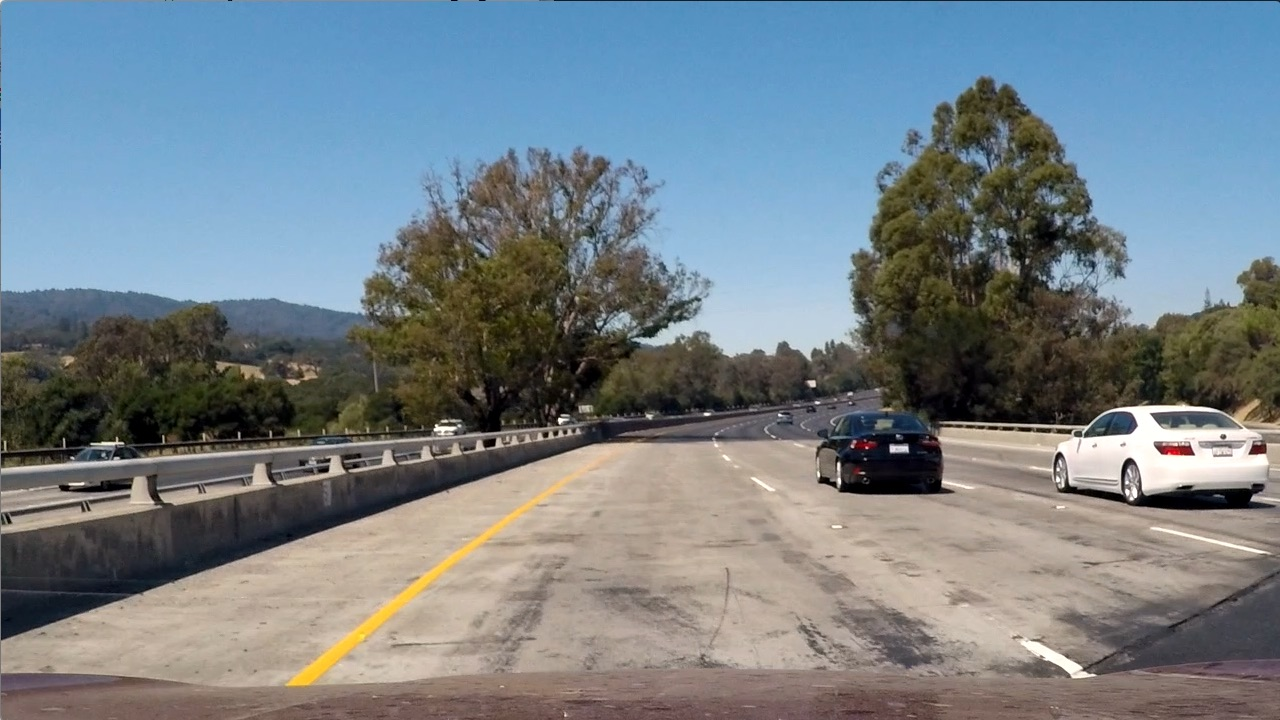
#> input picture test_images/test1.jpg, 1280 x 720 px; its folder holds only this picture in this run
$ jupyter execute --allow-errors Vehicle_Detection_P5.ipynb   (shell and % lines are left out)   (older library calls are emulated)
#> lines starting #> are read from the running program, lines starting #| are printed output that depends on the picture
#> further down, img is the input picture: shape (720, 1280, 3); mean R, G, B 117.5, 128.7, 135.5
#| 0.0 1.0
# Vehicle Detection and Tracking Project

### Author: Marko Sarkanj

## The goals / steps of this project are the following

- Perform a Histogram of Oriented Gradients (HOG) feature extraction on a labeled training set of images and train a classifier Linear SVM classifier
- Apply a color transform and append binned color features, as well as histograms of color, to HOG feature vector.
- Implement a sliding-window technique and use your trained classifier to search for vehicles in images.
- Run  pipeline on a video stream.
- Create a heat map of recurring detections frame by frame to reject outliers and follow detected vehicles.
- Estimate a bounding box for vehicles detected.

### For the project I have used following resurces as main sources of infromation:
- Udacity lectures
- Ryan Keenan's questions and answers youtube session
- Udacity's Slack channel

## Step 0: Import all necessary Python packages

[cell 1]
import numpy as np
import os
import cv2
import time
import glob
import matplotlib.pyplot as plt
import matplotlib.image as mpimg
from moviepy.editor import VideoFileClip
from skimage.feature import hog
from sklearn.svm import LinearSVC
from sklearn.preprocessing import StandardScaler
from sklearn.model_selection import train_test_split

## Step 1: Histogram of Oriented Gradients (HOG) Extraction

First step that I did is importing cars and non-cars sample images. Sample images have been imported with help of glob function.

[cell 2]
# Load all vehicles samples.

basedir = 'vehicles/'
#> (the rest of this cell did not finish here and is left out)

Next I have defined 3 functions.

First function get_hog_features will export histogram oriented gradients from the image.

Second function bin_spatial is computing binned color futures on image resized to 32x32 by default.

Third function color_hist computes color histograms as the last parameter based upon which I will later train SVM classifier.

[cell 3]
# The function bellow extracts HOG features from the image based on orient, pixels per cell and cell per block
# parameters. Optionally it is possible to return image showing HOG gradients as well.

def get_hog_features(img, orient, pix_per_cell, cell_per_block, vis=False, feature_vec=True):
    if vis == True:
        features, hog_image = hog(img, orientations=orient, pixels_per_cell=(pix_per_cell, pix_per_cell),
                                  cells_per_block=(cell_per_block, cell_per_block), transform_sqrt=False,
                                  visualise=vis, feature_vector=feature_vec)
        return features, hog_image
    else:
        features = hog(img, orientations=orient, pixels_per_cell=(pix_per_cell, pix_per_cell),
                       cells_per_block=(cell_per_block, cell_per_block), transform_sqrt=False,
                       visualise=vis, feature_vector=feature_vec)
        return features

# The function bellow resizes the image and flattens the color matrix for each color channel.

def bin_spatial(img, size=(32, 32)):

    color1 = cv2.resize(img[:,:,0], size).ravel()
    color2 = cv2.resize(img[:,:,1], size).ravel()
    color3 = cv2.resize(img[:,:,2], size).ravel()
    # Color channels are combined into one future vector returned from the funciton.
    return np.hstack((color1, color2, color3))

# The function bellow computes histogram
# for each of three color channels and returns concatenated histogram features for all three channels.

def color_hist(img, nbins=32):
    channel1_hist = np.histogram(img[:,:,0], bins=nbins)
    channel2_hist = np.histogram(img[:,:,1], bins=nbins)
    channel3_hist = np.histogram(img[:,:,2], bins=nbins)
    hist_features = np.concatenate((channel1_hist[0], channel2_hist[0], channel3_hist[0]))
    return hist_features

Now that I have defined basic feature extraction functions I can extract all the features described above from a single image. Extracted features will represent an input for future classifier training.

[cell 4]
# convert_color is just a helper function that serves to make code more readable.
# This funciton transforms image to a given color channel.

def convert_color(img, conv='RGB2YCrCb'):
    if conv == 'RGB2YCrCb':
        return cv2.cvtColor(img, cv2.COLOR_RGB2YCrCb)
    if conv == 'BGR2YCrCb':
        return cv2.cvtColor(img, cv2.COLOR_BGR2YCrCb)
    if conv == 'RGB2LUV':
        return cv2.cvtColor(img, cv2.COLOR_RGB2LUV)

# singe_img_features function contains numerous parameters to be able to cover all variations in color channel,
# HOG parameters, spatial size and which of the features will be used to form a feature vector.

# [55 lines left out: function single_img_features, not called in this run]

extract_features function is basically the same as single_img_features funciton and this is why it will not be described with comments in code separately. The reason why I have defined extract_features function is to demo how color HOG gradients are calculated based on different input images.

[cell 5]
# [41 lines left out: function extract_features, not called in this run]

Bellow I have used previously described functions  to demonstrate how the HOG gradient is calculated. Used parameters are described in code.

#> (a cell that did not finish here is left out)

Bellow I have trained the SVM classifier that will be used for cars recognition. The classifier has been trained based on cars and non-cars images imported at the beginning of the project. I have used color space YCrCb in rest of the project. After some experimentation this classifier has shown to give best test accuracy.

[cell 7]
color_space = 'YCrCb'
orient = 9 # I have changed the number of HOG gradient orientations to 9 for SVM training as this number
           # of gradients shows better results
pix_per_cell = 8
cell_per_block = 2
hog_channel = 'ALL' # All color channels will be used for HOG gradients calculation in this case.
spatial_size = (32,32)
hist_bins = 32
spatial_feat = True
hist_feat = True
hog_feat = True

t = time.time()

#> (the rest of this cell did not finish here and is left out)

## Step 2: Sliding window search.

In the function slide_window I have computed the window frame list that will be used for cars recognition.

Each window frame will be predicted with previously trained SVC classifier and if it will be recognised as a car window that its coordinates will be saved.

[cell 8]
def slide_window(img, x_start_stop=[None, None], y_start_stop=[None, None],
                    xy_window=(64, 64), xy_overlap=(0.5, 0.5)):
    # In case that x or y start/stop positions are not defined their size will be set to zero:
#> called with xy_window = (96, 96), xy_overlap = (0.5, 0.5)
    if x_start_stop[0] == None:
        x_start_stop[0] = 0
    if x_start_stop[1] == None:
        x_start_stop[1] = img.shape[1]
    if y_start_stop[0] == None:
        y_start_stop[0] = 0
    if y_start_stop[1] == None:
        y_start_stop[1] = img.shape[0]

    # Then a span of a searched region on image will be computed (to avoid clouds and trees etc.):
    xspan = x_start_stop[1] - x_start_stop[0]
    yspan = y_start_stop[1] - y_start_stop[0]

    # Number of pixels per step need to be computed based on overlap.
    nx_pix_per_step = np.int(xy_window[0]*(1 - xy_overlap[0]))
    ny_pix_per_step = np.int(xy_window[1]*(1 - xy_overlap[1]))

    # After the number of pixels per step are computed it is possible to compute number of windows
    # for x and y positions:
    nx_windows = np.int(xspan/nx_pix_per_step) - 1
    ny_windows = np.int(yspan/ny_pix_per_step) - 1

    window_list = [] # Empty initial window list.

    for ys in range(ny_windows):
        for xs in range(nx_windows):
            # Window starting and ending positions:
            startx = xs*nx_pix_per_step + x_start_stop[0]
            endx = startx + xy_window[0]
            starty = ys*ny_pix_per_step + y_start_stop[0]
            endy = starty + xy_window[1]
            # Add a position to window list:
            window_list.append(((startx, starty), (endx, endy)))
#> `windows = slide_window(img, x_start_stop=[None,None], y_start_stop=y_s..`: windows = 100 items
#> `img_tosearch = img[ystart:ystop,:,:]`:
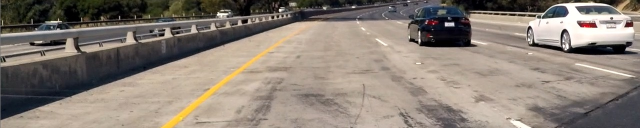
#> img_tosearch: shape (256, 1280, 3) float32 (shown at 1/2 size); mean R, G, B 0.542, 0.5, 0.462

    return window_list

As I have defined the list of window coordinates that will be searched on an image the actual search (SVM classifier prediction) needs to be performed.

I have used the search_windows function to return windows that were detected as cars by SVM classifier.

I have decided on what scales to search and how much to overlap windows based on experimentation with different parameters. Additional explanation is contained in code as comments.

[cell 9]
# Input of the function were previously explained, as they are actually inputs of previously
# defined functions.
# [28 lines left out: function search_windows, not called in this run]

The function named "visualize" is used to show window frames detected as cars drawn on sample images.

[cell 10]
# [11 lines left out: function visualize, not called in this run]

Function draw_boxes is used to draw rectangles on an image after the car detection has been performed.

[cell 11]
# [6 lines left out: function draw_boxes, not called in this run]

First I have used basic version of vehicle detection algorithm. All features have been calculated for each window separately and there were many false positives detected.

[cell 12]
color_space = 'YCrCb' # All the parameters bellow have already been explained in previous functions.
orient = 9
pix_per_cell = 8
cell_per_block = 2
hog_channel = 'ALL'
spatial_size = (32,32)
hist_bins = 32
spatial_feat = True
hist_feat = True
hog_feat = True

searchpath = 'test_images/*'
example_images = glob.glob(searchpath) # First I have loaded the sample images  into example_images array.
images = []
titles = []
y_start_stop = [400, 656] # Image area that will be searched for cars on image (To avoid detected cars on threes etc.).
overlap = 0.5 # Overlap that will happen when sliding a window frame through an image.

#> (the rest of this cell did not finish here and is left out)

As it can be seen on the examples above there were some false positives and the car detection algorithm is not very performant.

In the improved car detection algorithm bellow HOG features were calculated only once per image to improve the performance. Heat maps were used as well to register only multiple positive window frame detections in specific image area as actual cars.

[cell 13]
out_images = [] # First I have created empty arrays for output images, heat maps and detected cars (window frames)
out_maps = []
out_titles = []
out_boxes = []

ystart = 400 # As previously explained ystart and ystop values are used to discard areas of the image
             # where cars should not appear.
ystop = 656
scale = 1.5 # After some experimentation this image size scale performed best.

#> (the rest of this cell did not finish here and is left out)

#> `ch1 = ctrans_tosearch[:,:,0]`:
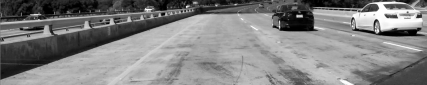
#> ch1: shape (170, 853) float32 (shown at 1/2 size); min 0, max 1, mean 0.508
#> `ch2 = ctrans_tosearch[:,:,1]`:
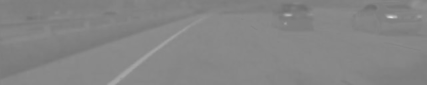
#> ch2: shape (170, 853) float32 (shown at 1/2 size); min 0.432, max 0.891, mean 0.524
#> `ch3 = ctrans_tosearch[:,:,2]`:
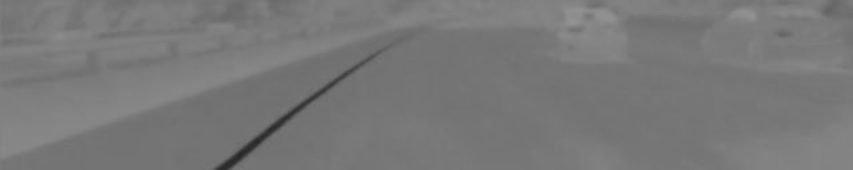
#> ch3: shape (170, 853) float32; min 0.152, max 0.578, mean 0.474
    if scale != 1: # Changing the scale of the image.
        imshape = ctrans_tosearch.shape
        ctrans_tosearch = cv2.resize(ctrans_tosearch, (np.int(imshape[1]/scale),np.int(imshape[0]/scale)))

    ch1 = ctrans_tosearch[:,:,0] # Extracting individual color channels from the cropped image.
    ch2 = ctrans_tosearch[:,:,1]
    ch3 = ctrans_tosearch[:,:,2]

    nxblocks = (ch1.shape[1] // pix_per_cell) - 1 # Defining number of blocks per window based on pixels per cell
                                                  # (HOG function parameters)
    nyblocks = (ch1.shape[0] // pix_per_cell) - 1
    nfeat_per_block = orient*cell_per_block**2
    window = 64 # Size of window frame that will be used for car classification.
    nblocks_per_window = (window // pix_per_cell) - 1
    cells_per_step = 2 # Number of cells that the window frame will move per each step
                       # (another way of defining overlap).
    nxsteps = (nxblocks - nblocks_per_window) // cells_per_step # Calculating total number of steps that
                                                                # the window frame will take.
    nysteps = (nyblocks - nblocks_per_window) // cells_per_step

    # Bellow I have calculated HOG features for the complete image at once:
    hog1 = get_hog_features(ch1, orient, pix_per_cell, cell_per_block, feature_vec=False)
    hog2 = get_hog_features(ch2, orient, pix_per_cell, cell_per_block, feature_vec=False)
    hog3 = get_hog_features(ch3, orient, pix_per_cell, cell_per_block, feature_vec=False)

    for xb in range(nxsteps): # Looping through HOG features based on the previously calculated parameters.
        for yb in range(nysteps):
            count += 1
            ypos = yb * cells_per_step # Calculating x and y window positions based on current step.
            xpos = xb * cells_per_step

            # Bellow HOG features are extracted for the specific window.
            hog_feat1 = hog1[ypos:ypos+nblocks_per_window, xpos:xpos+nblocks_per_window].ravel()
            hog_feat2 = hog2[ypos:ypos+nblocks_per_window, xpos:xpos+nblocks_per_window].ravel()
            hog_feat3 = hog3[ypos:ypos+nblocks_per_window, xpos:xpos+nblocks_per_window].ravel()
            hog_features = np.hstack((hog_feat1, hog_feat2, hog_feat3))

            # Calculating pixel positions for window frame extraction from the YCrCb image:
            xleft = xpos*pix_per_cell
            ytop = ypos*pix_per_cell

            # Extracting the image patch based on current window frame:
            subimg = cv2.resize(ctrans_tosearch[ytop:ytop+window, xleft:xleft+window], (64,64))

            # Extracting features from two previously described functions:
            spatial_features = bin_spatial(subimg, size=spatial_size)
            hist_features = color_hist(subimg, nbins=hist_bins)

            # Scaling the previously calculated features and preforming the prediction (if a car was found in
            # the window frame or not):
            test_features = X_scaler.transform(np.hstack((spatial_features, hist_features,hog_features)).reshape(1, -1))
            test_prediction = svc.predict(test_features)

            if test_prediction == 1: # If a car was predicted in the window frame with SVM classifier
                                     # following actions will be performed:
                xbox_left = np.int(xleft*scale) # Scaling back x and y coordinates
                                                # and window frame size to original size.
                ytop_draw = np.int(ytop*scale)
                win_draw = np.int(window*scale)
                # Drawing the blue rectangle on the original image:
                cv2.rectangle(draw_img,(xbox_left, ytop_draw+ystart),(xbox_left+win_draw, ytop_draw+win_draw+ystart),(0,0,255),6)
                # Appending rectangle coordinates to img_boxes array:
                img_boxes.append(((xbox_left, ytop_draw+ystart),(xbox_left+win_draw,ytop_draw+win_draw+ystart)))
                # Adding +1 to heat map on the area where the window frame with predicted car was found:
                heatmap[ytop_draw+ystart:ytop_draw+win_draw+ystart, xbox_left:xbox_left+win_draw] += 1

    print(time.time()-t,'seconds to run, total windows = ', count)

    out_images.append(draw_img) # Appending calculated values to arrays for plotting.
    out_images.append(heatmap)
    out_titles.append('')
    out_titles.append('')
    out_maps.append(heatmap)
    out_boxes.append(img_boxes)

fig = plt.figure(figsize=(12,18))
visualize(fig, 6, 2, out_images, out_titles)

It can be seen above how performance has been improved with the new algorithm. Even though nearly tree times as much windows were calculated (294 in comparison to 100) the new algorithm took less time per sample image.

The function bellow is basically the same as the function above so it will not be explained one more time. The only difference is that this function can opearate on an image input from a video instead on array of sample images.

[cell 14]
def find_cars(img, scale):
#> called with scale = 1.5
    draw_img = np.copy(img)
    heatmap = np.zeros_like(img[:,:,0])
    img = img.astype(np.float32)/255

    img_tosearch = img[ystart:ystop,:,:]
    ctrans_tosearch = convert_color(img_tosearch, conv='RGB2YCrCb')
    if scale != 1:
        imshape = ctrans_tosearch.shape
        ctrans_tosearch = cv2.resize(ctrans_tosearch, (np.int(imshape[1]/scale),np.int(imshape[0]/scale)))

    ch1 = ctrans_tosearch[:,:,0]
    ch2 = ctrans_tosearch[:,:,1]
    ch3 = ctrans_tosearch[:,:,2]

    nxblocks = (ch1.shape[1] // pix_per_cell) - 1
    nyblocks = (ch1.shape[0] // pix_per_cell) - 1
    nfeat_per_block = orient*cell_per_block**2
    window = 64
    nblocks_per_window = (window // pix_per_cell) - 1
    cells_per_step = 2
    nxsteps = (nxblocks - nblocks_per_window) // cells_per_step
    nysteps = (nyblocks - nblocks_per_window) // cells_per_step

    hog1 = get_hog_features(ch1, orient, pix_per_cell, cell_per_block, feature_vec=False)
    hog2 = get_hog_features(ch2, orient, pix_per_cell, cell_per_block, feature_vec=False)
    hog3 = get_hog_features(ch3, orient, pix_per_cell, cell_per_block, feature_vec=False)

    for xb in range(nxsteps):
        for yb in range(nysteps):
            ypos = yb * cells_per_step
            xpos = xb * cells_per_step

            hog_feat1 = hog1[ypos:ypos+nblocks_per_window, xpos:xpos+nblocks_per_window].ravel()
            hog_feat2 = hog2[ypos:ypos+nblocks_per_window, xpos:xpos+nblocks_per_window].ravel()
            hog_feat3 = hog3[ypos:ypos+nblocks_per_window, xpos:xpos+nblocks_per_window].ravel()
            hog_features = np.hstack((hog_feat1, hog_feat2, hog_feat3))

            xleft = xpos*pix_per_cell
            ytop = ypos*pix_per_cell

            subimg = cv2.resize(ctrans_tosearch[ytop:ytop+window, xleft:xleft+window], (64,64))

            spatial_features = bin_spatial(subimg, size=spatial_size)
            hist_features = color_hist(subimg, nbins=hist_bins)

            test_features = X_scaler.transform(np.hstack((spatial_features, hist_features,hog_features)).reshape(1, -1))
            test_prediction = svc.predict(test_features)

            if test_prediction == 1:
                xbox_left = np.int(xleft*scale)
                ytop_draw = np.int(ytop*scale)
                win_draw = np.int(window*scale)
                cv2.rectangle(draw_img,(xbox_left, ytop_draw+ystart),(xbox_left+win_draw, ytop_draw+win_draw+ystart),(0,0,255),6)
                img_boxes.append(((xbox_left, ytop_draw+ystart),(xbox_left+win_draw,ytop_draw+win_draw+ystart)))
                heatmap[ytop_draw+ystart:ytop_draw+win_draw+ystart, xbox_left:xbox_left+win_draw] += 1
#> heatmap: shape (720, 1280); every value is 0
#> subimg: shape (64, 64, 3) float32; mean of channels 0, 1, 2 0.266, 0.504, 0.485
#> after the loop, img_boxes = []

    return draw_img, heatmap

Function apply_treshold removes car window detections from the heat map that have value of only 1 (false positives in some cases).

Function draw_labeled_bboxes draws blue rectangles on the image to mark positive heat map areas after thresholding.

[cell 15]
from scipy.ndimage.measurements import label

def apply_treshold(heatmap, threshold):
    heatmap[heatmap<=threshold] = 0
    return heatmap

# [11 lines left out: function draw_labeled_bboxes, not called in this run]

Previously described funcitons are shown on the sample images bellow. Now only one rectangle has been drawed per car based on heatmap and all false positives are hidden.

[cell 16]
out_images = [] # All parameters have previously been explained.
out_maps = []
ystart = 400
ystop = 656
scale = 1.5
#> (the rest of this cell did not finish here and is left out)

To stabilize blue rectangles across the video frames I have averaged heat map arrays over 30 video frames.

Function process_image serves as imput for VideoFileClip funciton. Car detection and rectangle drawing steps are the same as described previously on the sample images. The only tifference is that the steps are performed on video this time.

[cell 17]
heat_maps = []

$ run again, on test_images/test5.jpg
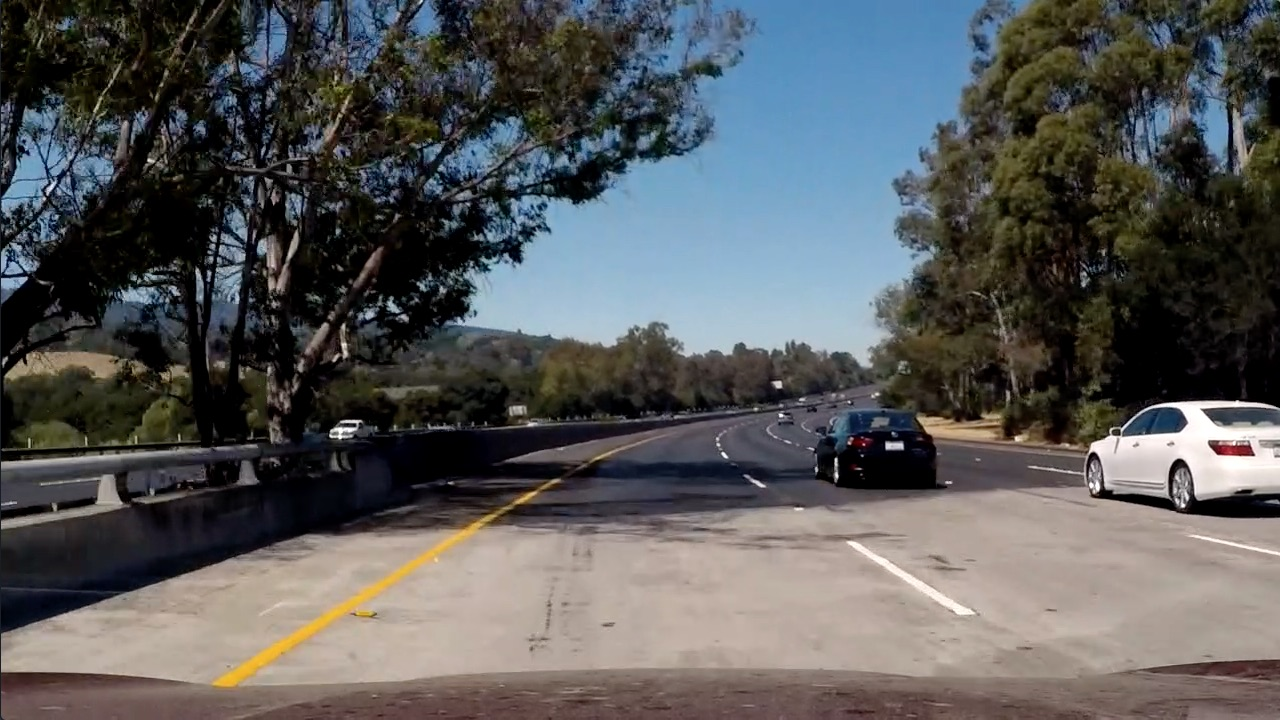
#> input picture test_images/test5.jpg, 1280 x 720 px
#> img is the input picture: shape (720, 1280, 3); mean R, G, B 88.5, 89.3, 89.8
#| 0.0 1.0
#> windows = 100 items
#> ctrans_tosearch: shape (170, 853, 3) float32; mean of channels 0, 1, 2 0.439, 0.519, 0.484
#> `ch1 = ctrans_tosearch[:,:,0]`:
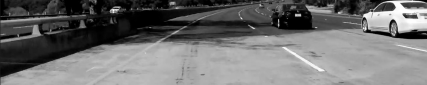
#> ch1: shape (170, 853) float32 (shown at 1/2 size); min 0, max 1, mean 0.439
#> `ch3 = ctrans_tosearch[:,:,2]`:
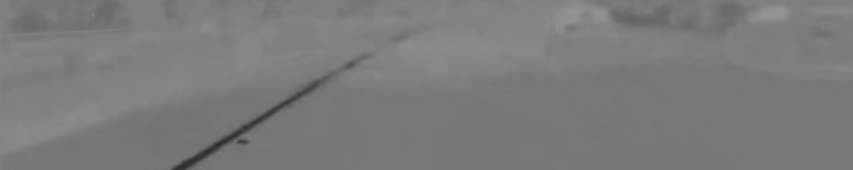
#> ch3: shape (170, 853) float32; min 0.179, max 0.591, mean 0.485
#> after the loop in find_cars, `for xb in range(nxsteps):`: img_boxes = []
